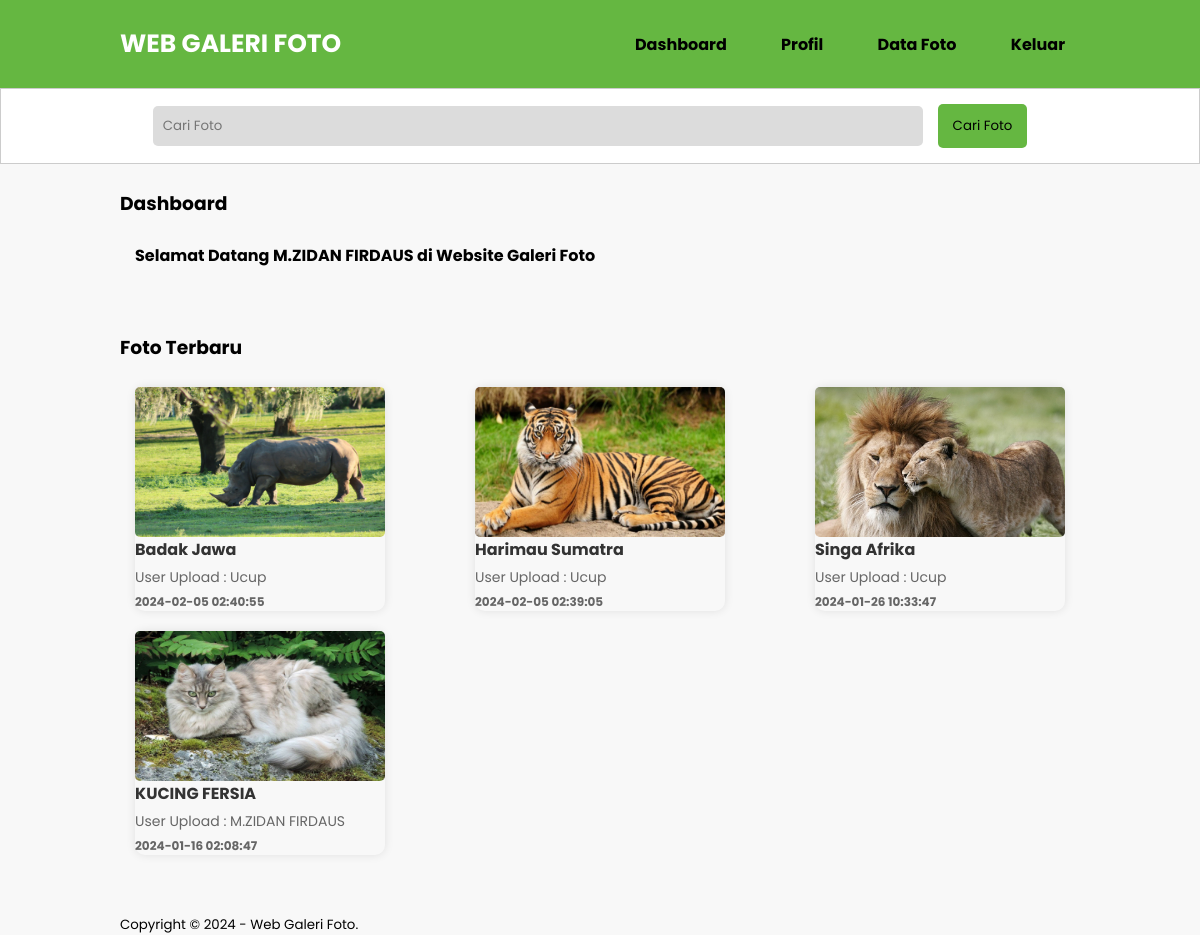
The app's page /dashboard.php (signed in) with its own data.
### tables this page shows
CREATE TABLE `tb_foto` (
  `image_id` int(11) NOT NULL,
  `category_id` int(11) NOT NULL,
  `category_name` varchar(100) NOT NULL,
  `admin_id` int(11) NOT NULL,
  `admin_name` varchar(100) NOT NULL,
  `image_name` varchar(100) NOT NULL,
  `image_description` text NOT NULL,
  `image` varchar(100) NOT NULL,
  `image_status` tinyint(1) NOT NULL,
  `date_created` timestamp NOT NULL DEFAULT current_timestamp() ON UPDATE current_timestamp()
);

### dashboard.php (the view, shortened to what this page needs)
<?php
	include 'db.php';
?>
<!DOCTYPE html PUBLIC "-//W3C//DTD XHTML 1.0 Transitional//EN" "http://www.w3.org/TR/xhtml1/DTD/xhtml1-transitional.dtd">
<html xmlns="http://www.w3.org/1999/xhtml">
<head>
<link rel="stylesheet" type="text/css" href="css/style.css">
</head>
<body>
    <header>
        <div class="container">
        <h1><a href="dashboard.php">WEB GALERI FOTO</a></h1>
        <ul>
           <li><a href="dashboard.php">Dashboard</a></li>
           <li><a href="profil.php">Profil</a></li>
           <li><a href="data-image.php">Data Foto</a></li>
           <li><a href="Keluar.php">Keluar</a></li>
        </ul>
        </div>
    </header>
    <div class="search">
        <div class="container">
            <form action="galeri-dash.php">
              <input type="text" name="search" placeholder="Cari Foto" />
              <input type="submit" name="cari" value="Cari Foto" />
            </form>
        </div>
    </div>
    <div class="section">
        <div class="container">
            <h3>Dashboard</h3>
            <div class="box">
                <h4>Selamat Datang <?php echo $_SESSION['a_global']->admin_name ?> di Website Galeri Foto</h4>
            </div>
        </div>
    </div>
    <div class="container">
       <h3>Foto Terbaru</h3>
       <div class="box">
          <?php
              $foto = mysqli_query($conn, "SELECT * FROM tb_foto WHERE image_status = 1 ORDER BY image_id DESC LIMIT 8");
			  if(mysqli_num_rows($foto) > 0){
				  while($p = mysqli_fetch_array($foto)){
		  ?>
          <a href="detail-image-dashboard.php?id=<?php echo $p['image_id'] ?>">
          <div class="col-4">
              <img src="foto/<?php echo $p['image'] ?>" height="150px" />
              <p class="nama"><?php echo substr($p['image_name'], 0, 30)  ?></p>
              <p class="admin">User Upload : <?php echo $p['admin_name'] ?></p>
              <p class="admin1"><?php echo $p['date_created']  ?></p>
          </div>
          </a>
          <?php }}else{ ?>
              <p>Foto tidak ada</p>
          <?php } ?>
       </div>
    </div>
    <footer>
        <div class="container">
            <small>Copyright &copy; 2024 - Web Galeri Foto.</small>
        </div>
    </footer>
</body>
</html>

### css/style.css (style rules this page uses)
* { padding: 0; margin: 0; font-family: 'Poppins', sans-serif; }
body { background-color: #f8f8f8; }
a { color: inherit; text-decoration: none; }
header { background-color: #65B741; padding: 15px 0; }
header .container { display: flex; justify-content: space-between; align-items: center; }
header h1 { padding: 10px 0; margin: 0; font-size: 25px; }
header h1 a { color: #fff; }
header ul { list-style: none; margin: 0; padding: 0; }
header ul li { display: inline-block; margin-left: 20px; font-weight: 700; }
header ul li:first-child { margin-left: 0; }
header ul li a { color: #fff; padding: 10px 15px; display: inline-block; transition: background-color 0.3s ease; border-radius: 5px; color: #000; }
.search { display: flex; align-items: center; }
.search form { margin-right: 20px; }
.search input[type="text"] { width: 200px; padding: 10px; border: none; border-radius: 5px; margin-right: 10px; }
.search input[type="submit"] { padding: 10px 15px; border: none; border-radius: 5px; cursor: pointer; }
.section { padding: 25px 0; }
.container { width: 80%; margin: 0 auto; }
.box { padding: 15px; box-sizing: border-box; margin: 10px 0 25px 0; display: flex; flex-wrap: wrap; justify-content: space-between; }
.box:after { content: ''; display: block; clear: both; }
.col-4 { width: calc(250px); margin-bottom: 20px; box-shadow: 0px 0px 10px rgba(0, 0, 0, 0.1); transition: transform 0.3s cubic-bezier(0.25, 0.1, 0.4, 0.65); border-radius: 10px; }
.col-4 img { width: 100%; border-radius: 5px; }
.col-4 .nama { font-weight: bold; color: #333; margin-bottom: 5px; }
.col-4 .admin { color: #666; font-size: 14px; }
.col-4 .admin1 { font-weight: bold; color: #666; font-size: 12px; margin-top: 5px; }
.search { padding: 15px 0; background-color: #fff; border: 1px solid #ccc; text-align: center; }
.search input[type=text] { width: 60%; padding: 10px; color: black; }
.search input[type=submit] { padding: 12px 15px; background-color: #65B741; color: #000; border: none; cursor: pointer; }
.search input[type=text] { width: 80%; padding: 10px; background: gainsboro; }

### records on screen
tb_foto: image (picture), image_name "Badak Jawa", admin_name "Ucup", date_created "2024-02-05 02:40:55"
tb_foto: image (picture), image_name "Harimau Sumatra", admin_name "Ucup", date_created "2024-02-05 02:39:05"
tb_foto: image (picture), image_name "Singa Afrika", admin_name "Ucup", date_created "2024-01-26 10:33:47"
tb_foto: image (picture), image_name "KUCING FERSIA", admin_name "M.ZIDAN FIRDAUS", date_created "2024-01-16 02:08:47"

### other values on screen
$_SESSION['a_global']->admin_name "M.ZIDAN FIRDAUS"
